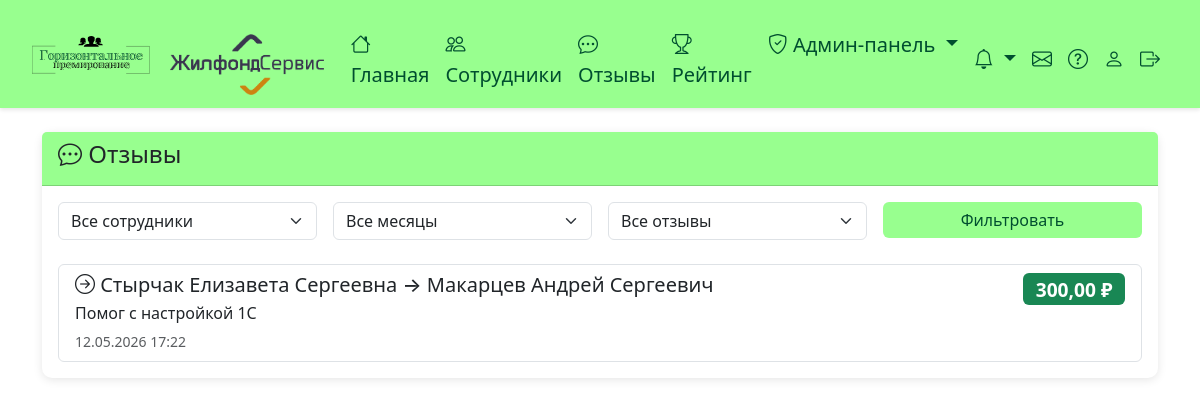
Screenshot of /reviews/ (signed in) with the database file from the repository.
### employees/models.py (models this page shows, shortened)
class SystemSettings(models.Model):
    monthly_bonus_amount = models.DecimalField(max_digits=10, decimal_places=2, default=1000.00, verbose_name='Сумма бонусных рублей на месяц')
    company_logo = models.ImageField(upload_to='company_logos/', blank=True, null=True, verbose_name='Логотип компании')
    class Meta:
        verbose_name = 'Настройка системы'
        verbose_name_plural = 'Настройки системы'
    @classmethod
    def get_settings(cls):
        settings, created = cls.objects.get_or_create(pk=1)
        return settings

class BonusTransfer(models.Model):
    REASON_CHOICES = [
        ('excellent_work', 'Отличная работа'),
        ('help_colleague', 'Помощь коллеге'),
        ('project_success', 'Успешный проект'),
        ('innovation', 'Инновация'),
        ('teamwork', 'Командная работа'),
        ('client_satisfaction', 'Довольный клиент'),
        ('other', 'Другое'),
    ]
    from_employee = models.ForeignKey(
        Employee, on_delete=models.SET_NULL, null=True, blank=True,
        related_name='sent_transfers', verbose_name='От кого',
    )
    to_employee = models.ForeignKey(
        Employee, on_delete=models.SET_NULL, null=True, blank=True,
        related_name='received_transfers', verbose_name='Кому',
    )
    from_display_name = models.CharField(max_length=500, blank=True, default='', verbose_name='От кого (ФИО, архив)')
    to_display_name = models.CharField(max_length=500, blank=True, default='', verbose_name='Кому (ФИО, архив)')
    amount = models.DecimalField(max_digits=10, decimal_places=2, verbose_name='Сумма')
    reason = models.CharField(max_length=50, choices=REASON_CHOICES, null=True, blank=True, verbose_name='Причина перевода')
    explanation = models.TextField(null=True, blank=True, verbose_name='Объяснение причины')
    document = models.FileField(upload_to='transfer_documents/', blank=True, null=True, verbose_name='Документ')
    review = models.TextField(verbose_name='Отзыв')  # Оставляем для обратной совместимости
    created_at = models.DateTimeField(auto_now_add=True, verbose_name='Дата создания')
    notification_sent = models.BooleanField(default=False, verbose_name='Уведомление отправлено')
    is_deleted = models.BooleanField(default=False, verbose_name='Удален')
    deleted_by = models.ForeignKey(Employee, on_delete=models.SET_NULL, null=True, blank=True, related_name='deleted_transfers', verbose_name='Удален администратором')
    deleted_at = models.DateTimeField(null=True, blank=True, verbose_name='Дата удаления')
    cancellation_reason = models.TextField(null=True, blank=True, verbose_name='Причина отмены')
    class Meta:
        verbose_name = 'Перевод бонусов'
        verbose_name_plural = 'Переводы бонусов'
        ordering = ['-created_at']
    def get_from_name(self):
        if self.from_employee_id and self.from_employee:
            return self.from_employee.get_full_name()
        return self.from_display_name or '—'
    def get_to_name(self):
        if self.to_employee_id and self.to_employee:
            return self.to_employee.get_full_name()
        return self.to_display_name or '—'

class Employee(AbstractUser):
    GENDER_CHOICES = [
        ('M', 'Мужской'),
        ('F', 'Женский'),
    ]
    phone_regex = RegexValidator(
        regex=r'^\+?1?\d{9,15}$',
        message="Номер телефона должен быть в формате: '+999999999'. До 15 цифр."
    )
    first_name = models.CharField(max_length=150, verbose_name='Имя')
    last_name = models.CharField(max_length=150, verbose_name='Фамилия')
    middle_name = models.CharField(max_length=150, blank=True, verbose_name='Отчество')
    phone = models.CharField(validators=[phone_regex], max_length=17, unique=True, verbose_name='Телефон')
    email = models.EmailField(unique=True, verbose_name='Email')
    birth_date = models.DateField(null=True, blank=True, verbose_name='Дата рождения')
    department = models.ForeignKey(Department, on_delete=models.SET_NULL, null=True, verbose_name='Отдел')
    position = models.ForeignKey(Position, on_delete=models.SET_NULL, null=True, verbose_name='Должность')
    gender = models.CharField(max_length=1, choices=GENDER_CHOICES, null=True, blank=True, verbose_name='Пол')
    photo = models.ImageField(upload_to='photos/', blank=True, null=True, verbose_name='Фото')
    office_start_date = models.DateField(verbose_name='С какого момента в офисе', default=timezone.now)
    data_processing_consent = models.BooleanField(default=False, verbose_name='Согласие на обработку данных')
    monthly_bonus_balance = models.DecimalField(max_digits=10, decimal_places=2, default=1000.00, verbose_name='Баланс бонусных рублей на месяц')
    received_bonus_balance = models.DecimalField(max_digits=10, decimal_places=2, default=0.00, verbose_name='Баланс полученных рублей')
    last_balance_reset = models.DateField(default=date.today, verbose_name='Дата последнего сброса баланса')
    is_admin = models.BooleanField(default=False, verbose_name='Администратор')
    participates_in_bonus = models.BooleanField(default=True, verbose_name='Участвует в системе премирования')
    USERNAME_FIELD = 'email'
    REQUIRED_FIELDS = ['username', 'phone']
    class Meta:
        verbose_name = 'Сотрудник'
        verbose_name_plural = 'Сотрудники'
    def get_full_name(self):
        return f"{self.last_name} {self.first_name} {self.middle_name}".strip()

### employees/views.py (the view)
# urls.py: path('reviews/', views.reviews_list_view, name='reviews_list'),
@login_required
def reviews_list_view(request):
    reviews = BonusTransfer.objects.filter(is_deleted=False).select_related('from_employee', 'to_employee').all()
    employee_filter = request.GET.get('employee')
    month_filter = request.GET.get('month')
    my_reviews = request.GET.get('my_reviews')
    if my_reviews == 'sent':
        reviews = reviews.filter(from_employee=request.user)
    elif my_reviews == 'received':
        reviews = reviews.filter(to_employee=request.user)
    if employee_filter:
        reviews = reviews.filter(
            Q(from_employee_id=employee_filter) | Q(to_employee_id=employee_filter)
        )
    if month_filter:
        year, month = month_filter.split('-')
        month = int(month)
        year = int(year)
        reviews = reviews.filter(created_at__month=month, created_at__year=year)
    employees = Employee.objects.all()
    months = []
    for i in range(12):
        date_obj = timezone.now() - timedelta(days=30*i)
        months.append(date_obj.strftime('%Y-%m'))
    context = {
        'reviews': reviews,
        'employees': employees,
        'months': months,
        'selected_employee': employee_filter,
        'selected_month': month_filter,
        'my_reviews': my_reviews,
    }
    return render(request, 'employees/reviews_list.html', context)

### employees/context_processors.py (called while the page is built)
def notifications_count(request):
    if request.user.is_authenticated:
        unread_count = Notification.objects.filter(user=request.user, is_read=False).count()
        notifications = Notification.objects.filter(user=request.user).order_by('-created_at')[:10]
        new_support_requests_count = 0
        if request.user.is_admin:
            new_support_requests_count = SupportRequest.objects.filter(status=SupportRequest.STATUS_NEW).count()
        return {
            'unread_notifications_count': unread_count,
            'notifications_list': notifications,
            'new_support_requests_count': new_support_requests_count,
        }
    return {
        'unread_notifications_count': 0,
        'notifications_list': [],
        'new_support_requests_count': 0,
    }

### employees/templatetags/employees_tags.py (called while the page is built)
@register.simple_tag
def get_system_settings():
    return SystemSettings.get_settings()

### templates/employees/reviews_list.html (shortened to what this page needs)
{% extends 'base.html' %}
{% block content %}
<div class="card">
    <div class="card-header">
        <h4><i class="bi bi-chat-dots"></i> Отзывы</h4>
    </div>
    <div class="card-body">
        <form method="get" class="mb-4">
            <div class="row g-3">
                <div class="col-md-3">
                    <select name="employee" class="form-select">
                        <option value="">Все сотрудники</option>
                    </select>
                </div>
                <div class="col-md-3">
                    <select name="month" class="form-select">
                        <option value="">Все месяцы</option>
                    </select>
                </div>
                <div class="col-md-3">
                    <select name="my_reviews" class="form-select">
                        <option value="">Все отзывы</option>
                    </select>
                </div>
                <div class="col-md-3">
                    <button type="submit" class="btn btn-primary w-100">Фильтровать</button>
                </div>
            </div>
        </form>
        <div class="list-group">
            {% for review in reviews %}
            <div class="list-group-item">
                <div class="d-flex w-100 justify-content-between">
                    <div class="flex-grow-1">
                        <h5 class="mb-1">
                            <i class="bi bi-arrow-right-circle"></i>
                            {{ review.get_from_name }} → {{ review.get_to_name }}
                        </h5>
                        <p class="mb-1">{{ review.review }}</p>
                        <small class="text-muted">{{ review.created_at|date:"d.m.Y H:i" }}</small>
                    </div>
                    <div class="text-end">
                        <span class="badge bg-success" style="font-size: 1.2rem;">{{ review.amount }} ₽</span>
                    </div>
                </div>
            </div>
            {% empty %}
            <div class="alert alert-info">
                Отзывов не найдено
            </div>
            {% endfor %}
        </div>
    </div>
</div>
{% endblock %}

### templates/base.html (shortened to what this page needs)
<!DOCTYPE html>
<html lang="ru">
<head>
    <link href="https://cdn.jsdelivr.net/npm/bootstrap@5.3.0/dist/css/bootstrap.min.css" rel="stylesheet">
    <link rel="stylesheet" href="https://cdn.jsdelivr.net/npm/bootstrap-icons@1.11.0/font/bootstrap-icons.css">
</head>
<body>
    {% if user.is_authenticated %}
    <nav class="navbar navbar-expand-lg navbar-dark">
        <div class="container-fluid">
            <a class="navbar-brand" href="{% url 'home' %}" style="margin-left: 20px;">
                <div style="display: flex; align-items: center; gap: 10px; ">
                <img src="/media/logo1.svg" width="40%" style="vertical-align: middle; ">
                {% load static %}
                {% load employees_tags %}
                {% get_system_settings as settings %}
                {% if settings.company_logo %}
                    <img src="{{ settings.company_logo.url }}" height="61" style="margin-left: 10px; vertical-align: middle; margin-top: 23px;">
                {% endif %}
                </div>
            </a>
            <div class="collapse navbar-collapse" id="navbarNav">
                <ul class="navbar-nav me-auto">
                    <li class="nav-item">
                        <a class="nav-link" href="{% url 'home' %}"><i class="bi bi-house"></i> Главная</a>
                    </li>
                    <li class="nav-item">
                        <a class="nav-link" href="{% url 'employees_list' %}"><i class="bi bi-people"></i> Сотрудники</a>
                    </li>
                    <li class="nav-item">
                        <a class="nav-link" href="{% url 'reviews_list' %}"><i class="bi bi-chat-dots"></i> Отзывы</a>
                    </li>
                    <li class="nav-item">
                        <a class="nav-link" href="{% url 'rating' %}"><i class="bi bi-trophy"></i> Рейтинг</a>
                    </li>
                    {% if user.is_admin %}
                    <li class="nav-item dropdown">
                        <a class="nav-link dropdown-toggle" href="#" id="adminDropdown" role="button" data-bs-toggle="dropdown">
                            <i class="bi bi-shield-check"></i> Админ-панель
                        </a>
                    </li>
                    {% endif %}
                </ul>
                <ul class="navbar-nav">
                    <li class="nav-item dropdown">
                        <a class="nav-link dropdown-toggle position-relative" href="#" id="notificationsDropdown" role="button" data-bs-toggle="dropdown" aria-expanded="false">
                            <i class="bi bi-bell"></i>
                        </a>
                    </li>
                    <li class="nav-item">
                        {% if user.is_admin %}
                        <a class="nav-link position-relative" href="{% url 'admin_support_requests' %}" title="Обращения сотрудников">
                            <i class="bi bi-envelope"></i>
                        </a>
                        {% endif %}
                    </li>
                    <li class="nav-item">
                        {% if user.is_admin %}
                        <a class="nav-link" href="/media/Instruction_admin.pdf" target="_blank" title="Инструкция для администратора">
                            <i class="bi bi-question-circle"></i>
                        </a>
                        {% else %}
                        <a class="nav-link" href="{% url 'support_help' %}" title="Инструкция и обращения в поддержку">
                            <i class="bi bi-question-circle"></i>
                        </a>
                        {% endif %}
                    </li>
                    <li class="nav-item">
                        <a class="nav-link" href="{% url 'profile' %}" ><i class="bi bi-person"></i> </a>
                    </li>
                    <li class="nav-item">
                        <a class="nav-link" href="{% url 'logout' %}" style="margin-right: 20px;"><i class="bi bi-box-arrow-right"></i> </a>
                    </li>
                </ul>
            </div>
        </div>
    </nav>
    {% endif %}
    <div class="{% block content_container_class %}container{% endblock %} mt-4">
        {% block content %}{% endblock %}
    </div>
</body>
</html>

### templates/base.html (style rules this page uses)
body { background-image: #fff; }
.navbar { background: linear-gradient(rgba(152, 255, 143, 1), rgba(152, 255, 143, 1) 100%, rgba(173, 250, 166, 1) 0%); box-shadow: 0 2px 4px rgba(0,0,0,0.1); position: sticky; top: 0; z-index: 1000; }
body { padding-top: 0; }
.navbar-brand, .nav-link { color: rgba(0, 79, 47, 1) !important; padding-top: 3px; border: 3px; }
.nav-item { font-size: 20px; color: rgba(0, 79, 47, 1); font-weight: medium; margin-top: 16px; }
.card { border: none; border-radius: 10px; box-shadow: 0 2px 10px rgba(0,0,0,0.1); margin-bottom: 20px; }
.card-header { background: linear-gradient(rgba(152, 255, 143, 1), rgba(152, 255, 143, 1) 100%, rgba(173, 250, 166, 1) 0%); color: rgba(0, 79, 47, 1) border-radius: 10px 10px 0 0 !important; }
.btn-primary { background: linear-gradient(rgba(152, 255, 143, 1), rgba(152, 255, 143, 1) 100%, rgba(173, 250, 166, 1) 0%); border: none; color: rgba(0, 79, 47, 1); }

### rows the page displays
SystemSettings: company_logo (picture)
BonusTransfer: get_from_name "Стырчак Елизавета Сергеевна", get_to_name "Макарцев Андрей Сергеевич", review "Помог с настройкой 1С", created_at "12.05.2026 17:22", amount "300,00"
